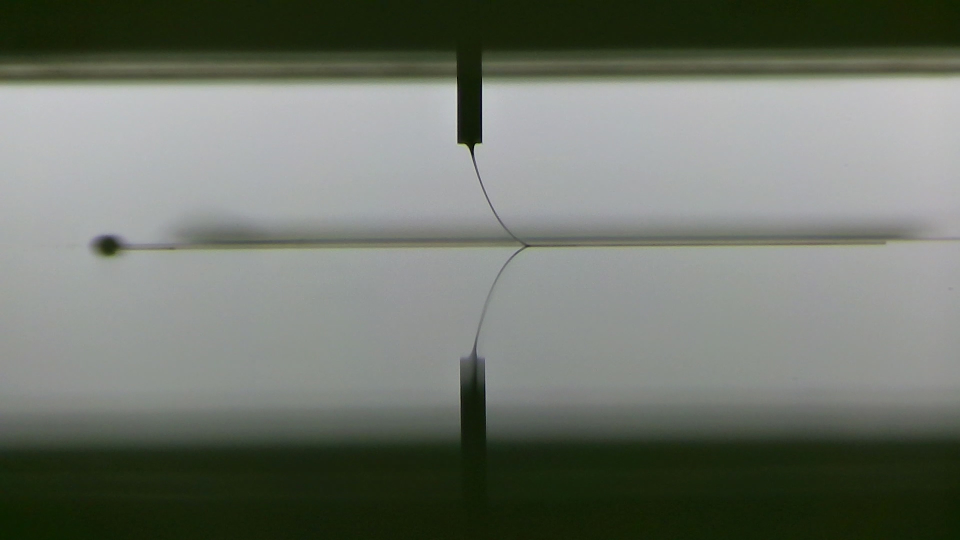
#> input picture resource/pic/1.jpg, 1920 x 1080 px, found by its file name (shown at 1/2 size)
$ python angle_compute.py
#> lines starting #> are read from the running program, lines starting #| are printed output that depends on the picture; after the words box and inside, x2 and y2 are one past the last pixel; in counts of white or black regions, pixels touching at a corner belong together
import cv2
import numpy as np


# [20 lines left out: function weighted_binary_image, not called in this run]


def image_mosaic(binary_image, k=3, valid=[]):
    if len(valid) > 0 and max(valid) >= k:
        raise Exception("max value of valid is bigger than rank")
    contours, _ = cv2.findContours(
        binary_image, cv2.RETR_TREE, cv2.CHAIN_APPROX_SIMPLE)
    n = len(contours)  # 轮廓的个数
    cv_contours = []
    contour_rank = [0]*n
    for i in range(n):
        contour = contours[i]
        contour_rank[i] = cv2.contourArea(contour)

    # 使用numpy.argsort对列表进行排序，并选择前几个最大元素的索引
    indices = np.argsort(contour_rank)[-k:]
    valid.sort(reverse=True)
    indices = [indices[i] for i in range(len(indices)) if i not in valid]
    print(indices)
    for i in indices:
        cv_contours.append(contours[i])
    # cv_contours.append(contours[6471])
    # cv2.fillPoly(binary_image, cv_contours, (255))
    # 创建空白图像用于绘制连通区域
    output_image = np.zeros_like(binary_image)

    # 绘制指定的连通区域
    # desired_contour_index = indices
    cv2.drawContours(output_image, contours,
                     indices[0], (255, 255, 255), thickness=cv2.FILLED)
    return output_image


# [22 lines left out: function detect_symmetric_region, not called in this run]


# [28 lines of commented-out code are left out]
def auto_canny(image, sigma=0.33):
    # 计算单通道像素强度的中位数
    v = np.median(image)

    # 选择合适的lower和upper值，然后应用它们
    lower = int(max(0, (1.0 - sigma) * v))
    upper = int(min(255, (1.0 + sigma) * v))
    edged = cv2.Canny(image, lower, upper)

    return edged


def show_img(image):
    # 显示结果
    cv2.imshow('Hough Lines', image)
    cv2.waitKey(0)
    cv2.destroyAllWindows()


vertical_line_list = []
horizontal_line_list = []

image = cv2.imread('resource/pic/1.jpg', 0)
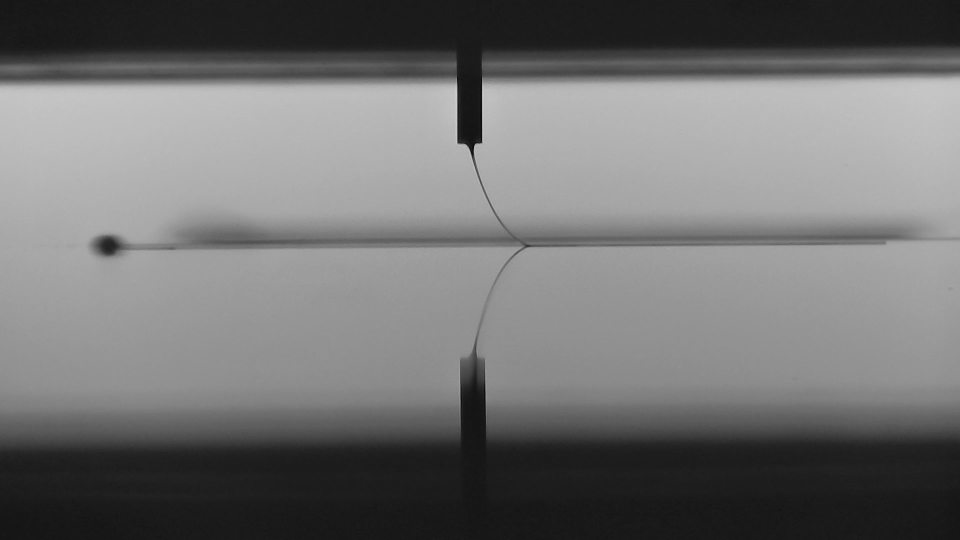
#> image: shape (1080, 1920) (shown at 1/2 size); min 0, max 214, mean 113.6

# weighted_binary_image(image)

image = cv2.GaussianBlur(image, (3, 3), 0)
image = cv2.adaptiveThreshold(
    image, 255, cv2.ADAPTIVE_THRESH_MEAN_C, cv2.THRESH_BINARY, 11, 2)
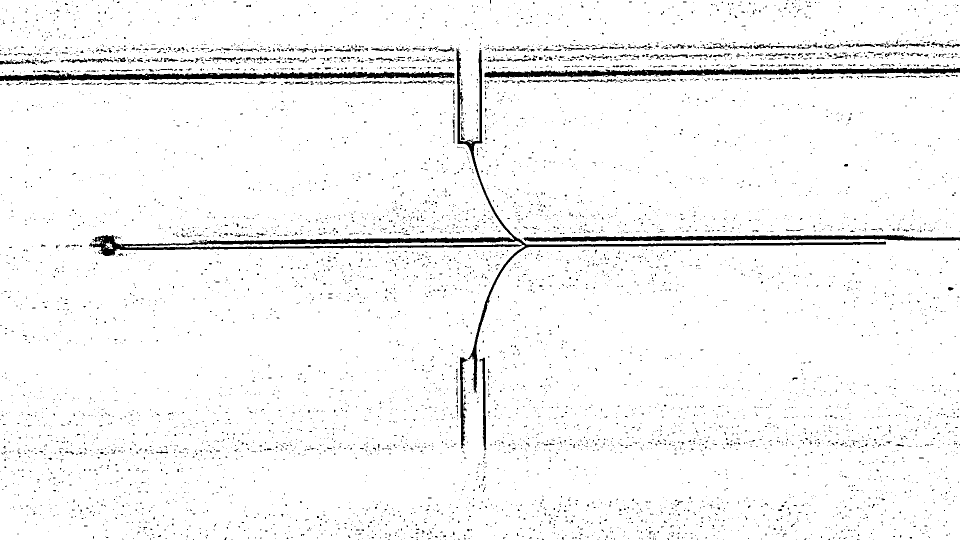
#> image: shape (1080, 1920) (shown at 1/2 size); 95.9% white; 6402 black regions (6120 under 20 px)

image = image_mosaic(image, 3, [0, 2])
#> in image_mosaic, `contours, _ = cv2.findContours( binary_image, cv2.RETR_TREE, cv2.CHAIN..`: contours = 6934 contours, 6433 with area under 20; largest, box (x1, y1, x2, y2) and area: (0, 0, 1920, 1080) 2041538, (177, 95, 1773, 786) 26138, (248, 481, 1044, 496) 3114, (919, 713, 938, 899) 1376, (958, 714, 974, 902) 1148
#> in image_mosaic, `n = len(contours)`: n = 6934
#> in image_mosaic, `contour_rank = [0]*n`: contour_rank = 6934 values from 0 to 0
#> the loop in image_mosaic, `for i in range(n):` made 6934 passes
#> contour on passes 1 to 3: [[1380, 478]], [[1589, 477], [1589, 478], [1590, 478], [1591, 477]], [[1588, 475]]
#> after the loop in image_mosaic, `for i in range(n):`: contour_rank = 6934 values, max 2041538.5 at index 41, min 0 at index 0, mean 307.9
#> in image_mosaic, `indices = np.argsort(contour_rank)[-k:]`: indices = [6308, 6298, 41]
#> in image_mosaic, `indices = [indices[i] for i in range(len(indices)) if i not in valid]`: indices = [6298]
#| [6298]
#> the loop in image_mosaic, `for i in indices:` made 1 pass
#> after the loop in image_mosaic, `for i in indices:`: cv_contours = 1 contour; box (x1, y1, x2, y2) and area: (177, 95, 1773, 786) 26138
#> in image_mosaic, `cv2.drawContours(output_image, contours, indices[0], (255, 255, 255), ..`:
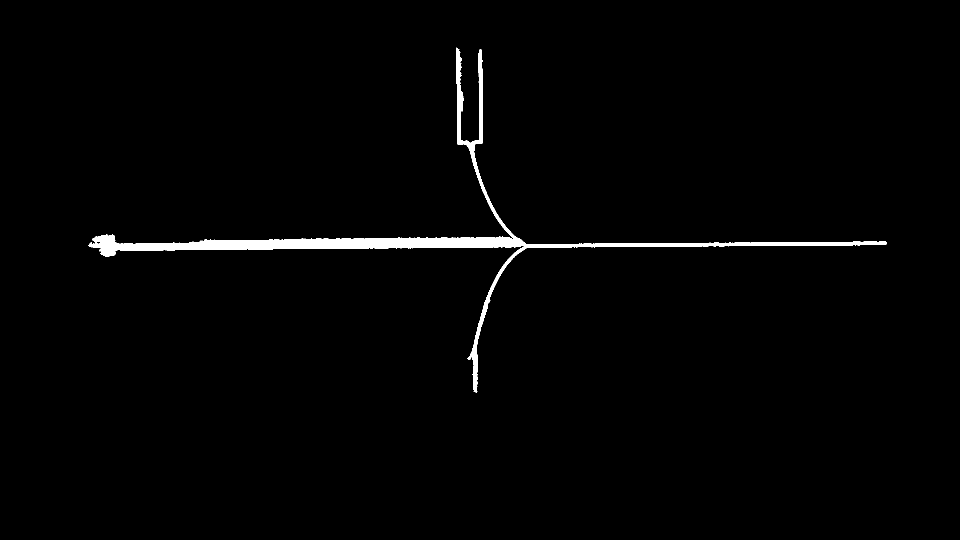
#> output_image: shape (1080, 1920) (shown at 1/2 size); 1.4% white; 1 white region, box (x1, y1, x2, y2) and area: (177, 95, 1773, 786) 28748

edges = auto_canny(image)
#> in auto_canny, `v = np.median(image)`: v = 0
#> in auto_canny, `edged = cv2.Canny(image, lower, upper)`:
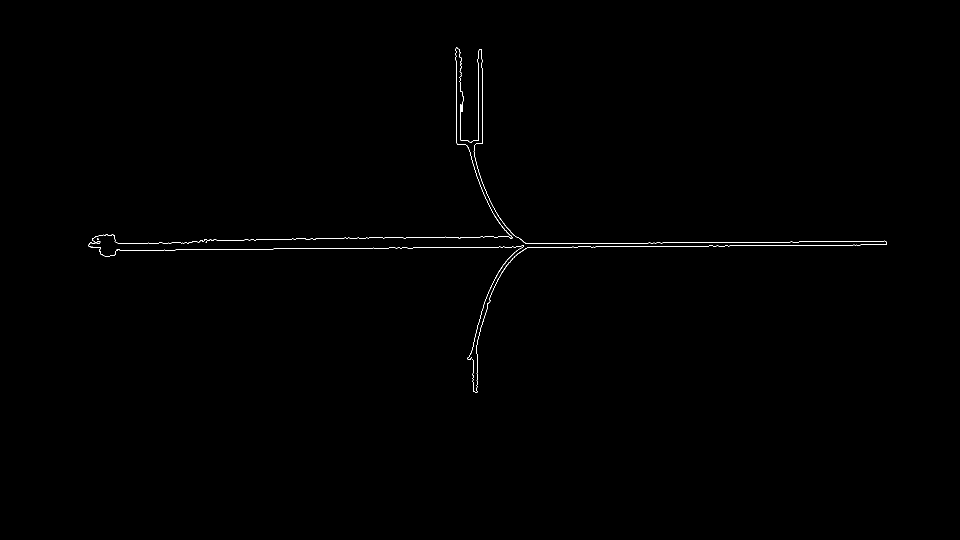
#> edged: shape (1080, 1920) (shown at 1/2 size); 0.26% white in thin lines or dots, all inside (x1, y1, x2, y2) = (177, 95, 1773, 786)
vertical_lines = cv2.HoughLines(edges, 1, np.pi, threshold=120)
#> vertical_lines = [[964, 0], [957, 0], [913, 0]]

# 绘制检测到的直线
if vertical_lines is not None:
    for rho, theta in vertical_lines[:, 0]:
        vertical_line_list.append(int(rho))
#> this loop made 3 passes
#> rho on passes 1 to 3: 964, 957, 913
#> after the loop, vertical_line_list = [964, 957, 913]

left_offset = min(vertical_line_list)
#> left_offset = 913
right_row = max(vertical_line_list)
#> right_row = 964
top_point_x = (left_offset+right_row)/2
#> top_point_x = 938.5
horizontal_lines = cv2.HoughLines(edges[:, left_offset:right_row],
                                  1, np.pi/2, threshold=15)  # 进行霍夫直线变换
#> horizontal_lines = 14 rows, first 8: [44, 0], [0, 0], [7, 0], [41, 0], [33, 0], [50, 0], [9, 0], [494, 1.57]

# 绘制检测到的直线
if horizontal_lines is not None:
    for rho, theta in horizontal_lines[:, 0]:
        if theta:
            horizontal_line_list.append(int(rho))
#> this loop made 14 passes
#> (rho, theta) on passes 1 to 12: (44, 0), (0, 0), (7, 0), (41, 0), (33, 0), (50, 0), (9, 0), (494, 1.57), (474, 1.57), (35, 0), (12, 0), (48, 0)
#> after the loop, horizontal_line_list = [494, 474, 288, 281]
if len(horizontal_line_list) == 1:
    top_point_y = horizontal_line_list[0]
elif len(horizontal_line_list) >= 1:
    top_point_y = sum(horizontal_line_list[:2])/2
#> top_point_y = 484
top_point = [top_point_x, top_point_y]
#> top_point = [938.5, 484]

# 绘制检测到的直线
if horizontal_lines is not None:
    for rho, theta in horizontal_lines[:, 0]:
        a = np.cos(theta)
        b = np.sin(theta)
        x0 = a * rho
        y0 = b * rho
        x1 = int(x0 + left_offset + 1000 * (-b))
        y1 = int(y0 + 1000 * (a))
        x2 = int(x0+left_offset - 1000 * (-b))
        y2 = int(y0 - 1000 * (a))
        cv2.line(image, (x1, y1), (x2, y2), (127), 2)  # 绘制直线
#> this loop made 14 passes
#> (rho, theta, a, b, x0, y0, x1, y1) on passes 1 to 12: (44, 0, 1, 0, 44, 0, 957, 1000), (0, 0, 1, 0, 0, 0, 913, 1000), (7, 0, 1, 0, 7, 0, 920, 1000), (41, 0, 1, 0, 41, 0, 954, 1000), (33, 0, 1, 0, 33, 0, 946, 1000), (50, 0, 1, 0, 50, 0, 963, 1000), (9, 0, 1, 0, 9, 0, 922, 1000), (494, 1.57, -4.37e-08, 1, -2.16e-05, 494, -87, 493), (474, 1.57, -4.37e-08, 1, -2.07e-05, 474, -87, 473), (35, 0, 1, 0, 35, 0, 948, 1000), (12, 0, 1, 0, 12, 0, 925, 1000), (48, 0, 1, 0, 48, 0, 961, 1000)
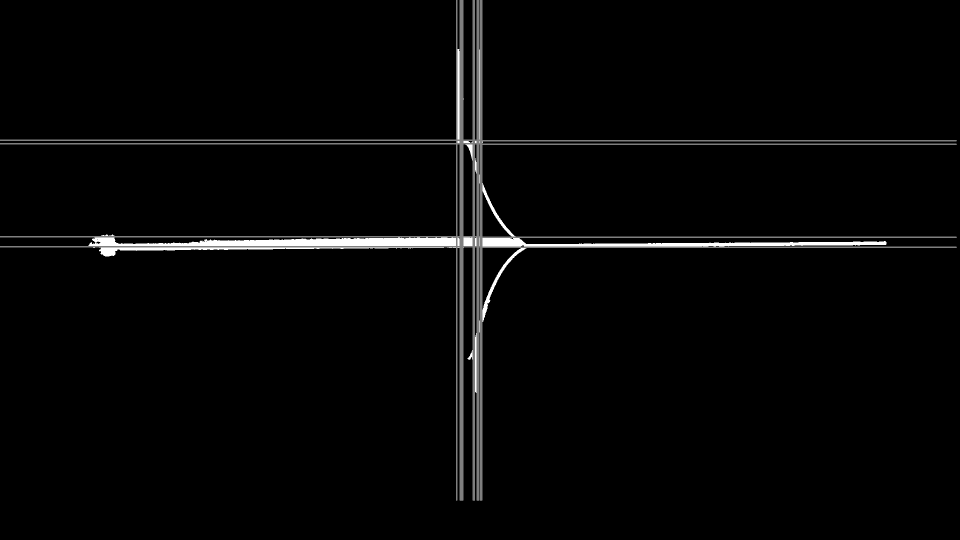
#> image: shape (1080, 1920) (shown at 1/2 size); 2.4% of pixels changed, all inside (x1, y1, x2, y2) = (0, 0, 1914, 1002)

print(horizontal_line_list)
#| [494, 474, 288, 281]
print(top_point)
#| [938.5, 484.0]
show_img(image)
